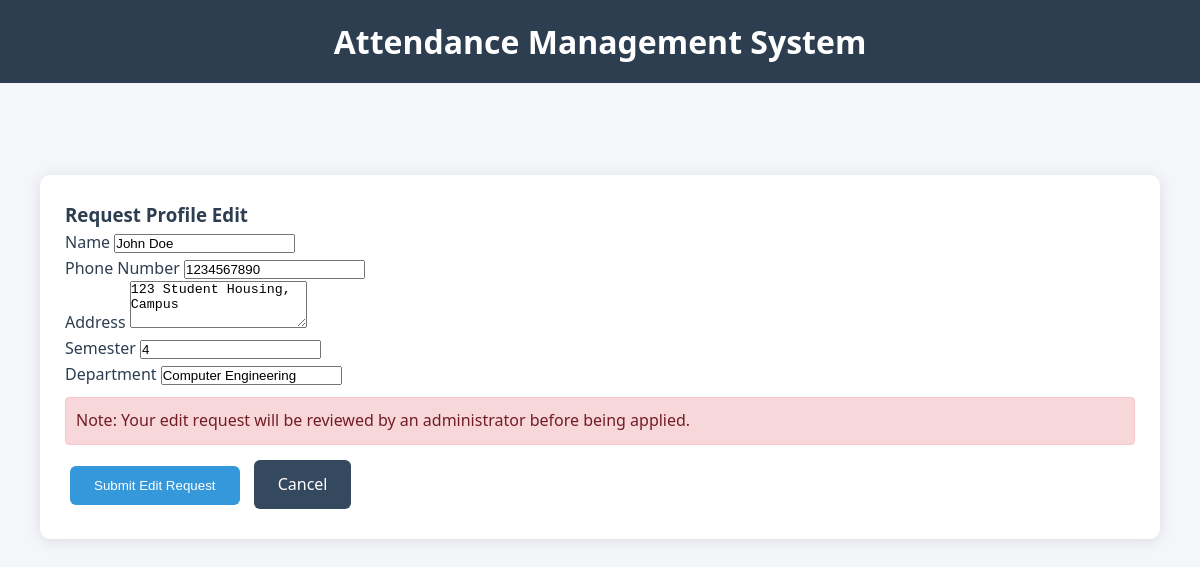
Page /student/edit_profile_request (signed in) on the committed database.
### app.py (models this page shows)
class Student(db.Model):
    id = db.Column(db.Integer, primary_key=True)
    user_id = db.Column(db.Integer, db.ForeignKey('user.id'), nullable=False)
    enrollment_number = db.Column(db.String(20), unique=True, nullable=False)
    name = db.Column(db.String(100), nullable=False)
    phone_number = db.Column(db.String(15))
    institute_email = db.Column(db.String(120), unique=True)
    course = db.Column(db.String(50))
    semester = db.Column(db.Integer)
    department = db.Column(db.String(50))
    address = db.Column(db.Text)
    marks = db.relationship('Marks', backref='student', lazy=True)

### app.py (the view, shortened to what this page needs)
@app.route('/student/edit_profile_request', methods=['GET', 'POST'])
def student_edit_profile_request():
    if session.get('role') != 'student':
        return redirect(url_for('login'))
    student = Student.query.filter_by(user_id=session['user_id']).first()
    return render_template('student/edit_profile_request.html', student=student)

### templates/student/edit_profile_request.html
{% extends "base.html" %}
{% block content %}
<div class="container mt-4">
    <div class="card">
        <div class="card-header">
            <h3>Request Profile Edit</h3>
        </div>
        <div class="card-body">
            <form method="POST">
                <div class="mb-3">
                    <label class="form-label">Name</label>
                    <input type="text" name="name" class="form-control" value="{{ student.name }}">
                </div>
                <div class="mb-3">
                    <label class="form-label">Phone Number</label>
                    <input type="tel" name="phone_number" class="form-control" value="{{ student.phone_number }}">
                </div>
                <div class="mb-3">
                    <label class="form-label">Address</label>
                    <textarea name="address" class="form-control" rows="3">{{ student.address }}</textarea>
                </div>
                <div class="mb-3">
                    <label class="form-label">Semester</label>
                    <input type="number" name="semester" class="form-control" value="{{ student.semester }}">
                </div>
                <div class="mb-3">
                    <label class="form-label">Department</label>
                    <input type="text" name="department" class="form-control" value="{{ student.department }}">
                </div>
                <div class="alert alert-info">
                    Note: Your edit request will be reviewed by an administrator before being applied.
                </div>
                <button type="submit" class="btn btn-primary">Submit Edit Request</button>
                <a href="{{ url_for('student_profile') }}" class="btn btn-secondary">Cancel</a>
            </form>
        </div>
    </div>
</div>
{% endblock %}

### templates/base.html (style rules this page uses)
:root { --primary: #2c3e50; --secondary: #34495e; --accent: #3498db; --success: #27ae60; --danger: #e74c3c; --light: #ecf0f1; --dark: #2c3e50; --text: #2c3e50; }
* { margin: 0; padding: 0; box-sizing: border-box; }
body { font-family: 'Segoe UI', Tahoma, Geneva, Verdana, sans-serif; background-color: #f5f6fa; color: var(--text); line-height: 1.6; }
.container { max-width: 1200px; margin: 0 auto; padding: 20px; }
.card { background: white; border-radius: 10px; box-shadow: 0 2px 15px rgba(0, 0, 0, 0.1); padding: 25px; margin: 20px 0; }
.btn { display: inline-block; padding: 12px 24px; border-radius: 6px; text-decoration: none; font-weight: 500; transition: all 0.3s ease; border: none; cursor: pointer; margin: 5px; }
.btn-primary { background: var(--accent); color: white; }
.btn-secondary { background: var(--secondary); color: white; }
.alert { padding: 15px; border-radius: 6px; margin: 15px 0; background: #ffeaa7; border-left: 4px solid #fdcb6e; color: #2c3e50; }
.alert { padding: 10px; margin: 10px 0; border-radius: 4px; background-color: #f8d7da; color: #721c24; border: 1px solid #f5c6cb; }

### rows in the picture
Student: name "John Doe", phone_number "1234567890", address "123 Student Housing, Campus", semester "4", department "Computer Engineering"
